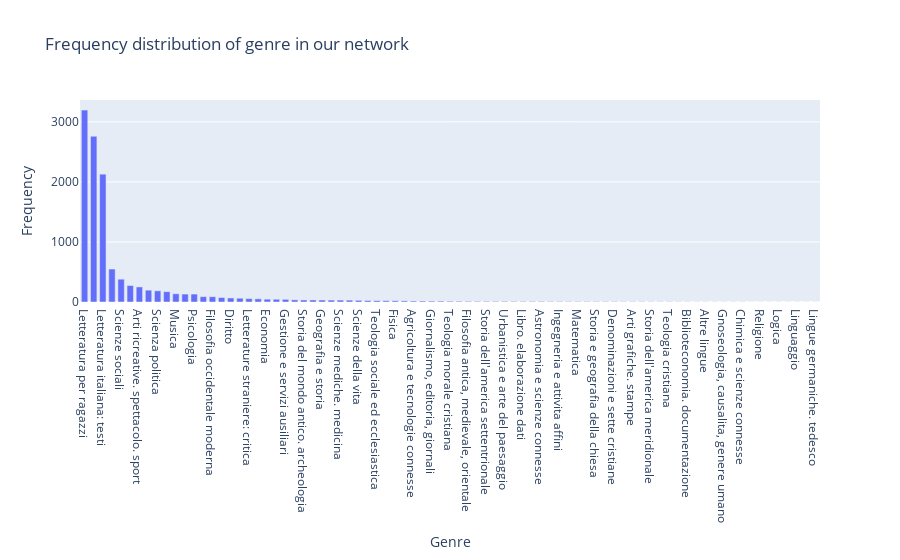

Notebook cell for this chart:
### Code cell
#distribution per frequency of genres in nodelist

GenresNodelist = []
for index, row in nodeList.iterrows():
    GenresNodelist.append(nodeList.loc[index, 'categoria'])

cntGenresNodelist = Counter()

mostCommon(cntGenresNodelist, GenresNodelist)

GenreFreqNodelist = pd.DataFrame(columns=['Genre', 'Frequency'])
for count, el in enumerate(cntGenresNodelist.most_common()):
    new_row = {'Genre': el[0], 'Frequency': el[1]}
    GenreFreqNodelist = GenreFreqNodelist.append(new_row, ignore_index=True)

fig1_1 = px.bar(GenreFreqNodelist, x="Genre", y="Frequency", title = 'Frequency distribution of genre in our network')
fig1_1.update_layout(bargap=0.3)
fig1_1.show()

### Figure 1 — Plotly figure (JSON) as saved in the notebook; plotly's stock layout.template omitted (floating-point values rounded to 4 significant figures)
{"data": [{"alignmentgroup": "True", "hovertemplate": "Genre=%{x}<br>Frequency=%{y}<extra></extra>", "legendgroup": "", "marker": {"color": "#636efa", "pattern": {"shape": ""}}, "name": "", "offsetgroup": "", "orientation": "v", "showlegend": false, "textposition": "auto", "x": ["Letteratura per ragazzi", "Letterature straniere: testi", "Letteratura italiana: testi", "Disegno, arti decorative e minori", "Scienze sociali", "Geografia generale. viaggi", "Arti ricreative. spettacolo. sport", "Problemi e servizi sociali", "Scienza politica", "Storia d'europa", "Musica", "Fotografia", "Psicologia", "Economia domestica e vita familiare", "Filosofia occidentale moderna", "Arti", "Diritto", "Educazione", "Letterature straniere: critica", "Letteratura", "Economia", "Letteratura italiana: critica", "Gestione e servizi ausiliari", "Pittura", "Storia del mondo antico. archeologia", "Fenomeni e tecniche paranormali", "Geografia e storia", "Scienze botaniche", "Scienze mediche. medicina", "Usi e costumi, etichetta, folclore", "Scienze della vita", "Architettura", "Teologia sociale ed ecclesiastica", "Altre religioni. religione comparata", "Fisica", "Scienze zoologiche", "Agricoltura e tecnologie connesse", "Biografia e genealogia", "Giornalismo, editoria, giornali", "Altro", "Teologia morale cristiana", "Scienze pure", "Filosofia antica, medievale, orientale", "Letteratura greca e latina: critica", "Storia dell'america settentrionale", "Storia d'asia", "Urbanistica e arte del paesaggio", "Etica", "Libro. elaborazione dati", "Linguistica", "Astronomia e scienze connesse", "Amministrazione pubblica", "Ingegneria e attivita affini", "Lingua italiana, lingue ladine", "Matematica", "Filosofia e discipline connesse", "Storia e geografia della chiesa", "Bibbia", "Denominazioni e sette cristiane", "Scienze della terra", "Arti grafiche. stampe", "Letteratura greca e latina: testi", "Storia dell'america meridionale", "Arti plastiche. scultura", "Teologia cristiana", "Storia d'africa", "Biblioteconomia. documentazione", "Lingue elleniche. greco classico", "Altre lingue", "Metafisica", "Gnoseologia, causalita, genere umano", "Commercio", "Chimica e scienze connesse", "Lingua inglese e anglosassone", "Religione", "Organizzazioni generali. museologia", "Logica", "Paleontologia. paleozoologia", "Linguaggio", "Specifiche posizioni filosofiche", "Lingue germaniche. tedesco"], "xaxis": "x", "y": [3196, 2760, 2129, 549, 380, 274, 251, 197, 186, 172, 137, 132, 132, 89, 88, 74, 67, 63, 56, 53, 47, 46, 44, 36, 34, 34, 33, 32, 32, 31, 28, 25, 23, 22, 21, 19, 16, 16, 15, 15, 13, 12, 11, 10, 10, 10, 10, 9, 9, 9, 9, 8, 8, 7, 7, 7, 7, 6, 6, 5, 5, 5, 4, 4, 4, 3, 3, 2, 2, 2, 2, 2, 2, 1, 1, 1, 1, 1, 1, 1, 1], "yaxis": "y", "type": "bar"}], "layout": {"xaxis": {"anchor": "y", "domain": [0.0, 1.0], "title": {"text": "Genre"}}, "yaxis": {"anchor": "x", "domain": [0.0, 1.0], "title": {"text": "Frequency"}}, "legend": {"tracegroupgap": 0}, "title": {"text": "Frequency distribution of genre in our network"}, "barmode": "relative", "bargap": 0.3}}
